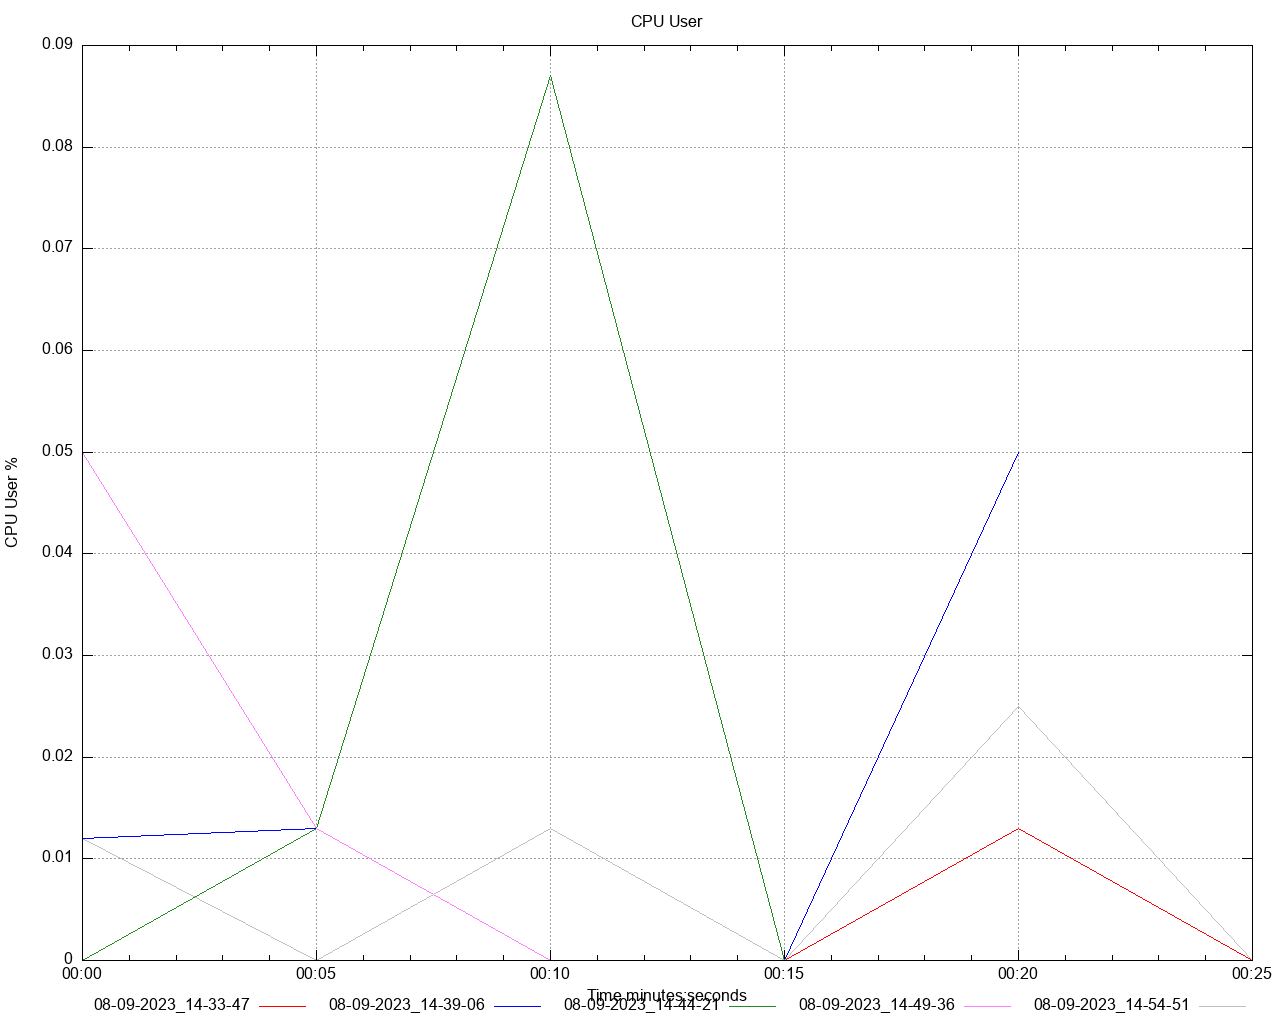

gnuplot code for this plot:
set title 'CPU User' noenhanced
set style data lines
set datafile separator ","
set terminal png size 1280,1024
set grid
set key below
set xdata time
set timefmt "%s"
offset = 0
t0(x)=(offset=($0==0) ? x : offset, x - offset)
set xlabel 'Time minutes:seconds'
set ylabel 'CPU User %'
set output '/Users/gbarnett/git/hazelcast-simulator/atomiclong-3node-member/atomicreference/dstat/cpu_user_A6.png'
plot \
   '/Users/gbarnett/git/hazelcast-simulator/atomiclong-3node-member/atomicreference/data/cpu_user_A6_1.data' using (t0(timecolumn(1))):2 title "08-09-2023_14-33-47" noenhanced lt rgb "red", \
   '/Users/gbarnett/git/hazelcast-simulator/atomiclong-3node-member/atomicreference/data/cpu_user_A6_2.data' using (t0(timecolumn(1))):2 title "08-09-2023_14-39-06" noenhanced lt rgb "blue", \
   '/Users/gbarnett/git/hazelcast-simulator/atomiclong-3node-member/atomicreference/data/cpu_user_A6_3.data' using (t0(timecolumn(1))):2 title "08-09-2023_14-44-21" noenhanced lt rgb "forest-green", \
   '/Users/gbarnett/git/hazelcast-simulator/atomiclong-3node-member/atomicreference/data/cpu_user_A6_4.data' using (t0(timecolumn(1))):2 title "08-09-2023_14-49-36" noenhanced lt rgb "orchid", \
   '/Users/gbarnett/git/hazelcast-simulator/atomiclong-3node-member/atomicreference/data/cpu_user_A6_5.data' using (t0(timecolumn(1))):2 title "08-09-2023_14-54-51" noenhanced lt rgb "grey", \
